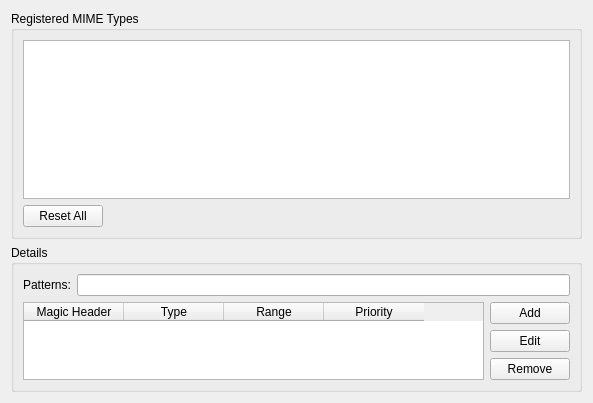
<?xml version="1.0" encoding="UTF-8"?>
<ui version="4.0">
 <class>MimeTypeSettingsPage</class>
 <widget class="QWidget" name="MimeTypeSettingsPage">
  <property name="geometry">
   <rect>
    <x>0</x>
    <y>0</y>
    <width>593</width>
    <height>403</height>
   </rect>
  </property>
  <property name="windowTitle">
   <string>Form</string>
  </property>
  <layout class="QVBoxLayout" name="verticalLayout_2">
   <item>
    <widget class="QGroupBox" name="mimeTypesGroupBox">
     <property name="title">
      <string>Registered MIME Types</string>
     </property>
     <layout class="QGridLayout" name="gridLayout">
      <item row="0" column="0" colspan="2">
       <widget class="QTableView" name="mimeTypesTableView">
        <property name="showGrid">
         <bool>false</bool>
        </property>
        <property name="gridStyle">
         <enum>Qt::NoPen</enum>
        </property>
       </widget>
      </item>
      <item row="1" column="0">
       <widget class="QPushButton" name="resetButton">
        <property name="toolTip">
         <string>Reset all to default.</string>
        </property>
        <property name="text">
         <string>Reset All</string>
        </property>
       </widget>
      </item>
      <item row="1" column="1">
       <spacer name="horizontalSpacer">
        <property name="orientation">
         <enum>Qt::Horizontal</enum>
        </property>
        <property name="sizeHint" stdset="0">
         <size>
          <width>476</width>
          <height>20</height>
         </size>
        </property>
       </spacer>
      </item>
     </layout>
    </widget>
   </item>
   <item>
    <widget class="QGroupBox" name="detailsGroupBox">
     <property name="title">
      <string>Details</string>
     </property>
     <layout class="QVBoxLayout" name="verticalLayout_4">
      <item>
       <layout class="QHBoxLayout" name="horizontalLayout">
        <item>
         <widget class="QLabel" name="patternsLabel">
          <property name="text">
           <string>Patterns:</string>
          </property>
         </widget>
        </item>
        <item>
         <widget class="QLineEdit" name="patternsLineEdit"/>
        </item>
       </layout>
      </item>
      <item>
       <layout class="QHBoxLayout" name="horizontalLayout_2">
        <item>
         <widget class="QTableWidget" name="magicHeadersTableWidget">
          <property name="sizePolicy">
           <sizepolicy hsizetype="Expanding" vsizetype="Maximum">
            <horstretch>0</horstretch>
            <verstretch>0</verstretch>
           </sizepolicy>
          </property>
          <property name="maximumSize">
           <size>
            <width>16777215</width>
            <height>100</height>
           </size>
          </property>
          <property name="showGrid">
           <bool>false</bool>
          </property>
          <property name="gridStyle">
           <enum>Qt::NoPen</enum>
          </property>
          <column>
           <property name="text">
            <string>Magic Header</string>
           </property>
          </column>
          <column>
           <property name="text">
            <string>Type</string>
           </property>
          </column>
          <column>
           <property name="text">
            <string>Range</string>
           </property>
          </column>
          <column>
           <property name="text">
            <string>Priority</string>
           </property>
          </column>
         </widget>
        </item>
        <item>
         <layout class="QVBoxLayout" name="verticalLayout">
          <item>
           <widget class="QPushButton" name="addMagicButton">
            <property name="text">
             <string>Add</string>
            </property>
           </widget>
          </item>
          <item>
           <widget class="QPushButton" name="editMagicButton">
            <property name="text">
             <string>Edit</string>
            </property>
           </widget>
          </item>
          <item>
           <widget class="QPushButton" name="removeMagicButton">
            <property name="text">
             <string>Remove</string>
            </property>
           </widget>
          </item>
          <item>
           <spacer name="verticalSpacer_2">
            <property name="orientation">
             <enum>Qt::Vertical</enum>
            </property>
            <property name="sizeHint" stdset="0">
             <size>
              <width>72</width>
              <height>18</height>
             </size>
            </property>
           </spacer>
          </item>
         </layout>
        </item>
       </layout>
      </item>
     </layout>
    </widget>
   </item>
   <item>
    <spacer name="verticalSpacer_3">
     <property name="orientation">
      <enum>Qt::Vertical</enum>
     </property>
     <property name="sizeHint" stdset="0">
      <size>
       <width>504</width>
       <height>16</height>
      </size>
     </property>
    </spacer>
   </item>
  </layout>
 </widget>
 <resources/>
 <connections/>
</ui>
